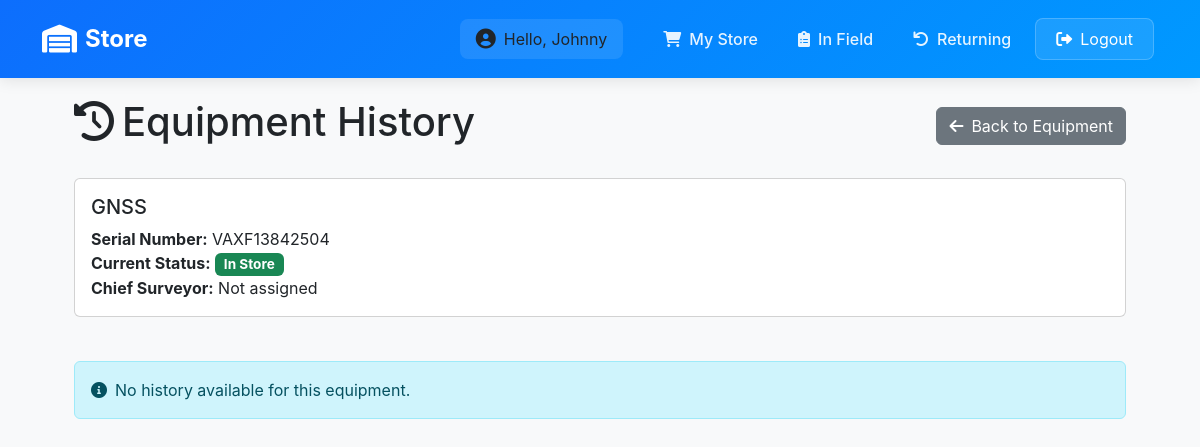
Before: /inventory/equipment/69/history/ (signed in) with the older database file.
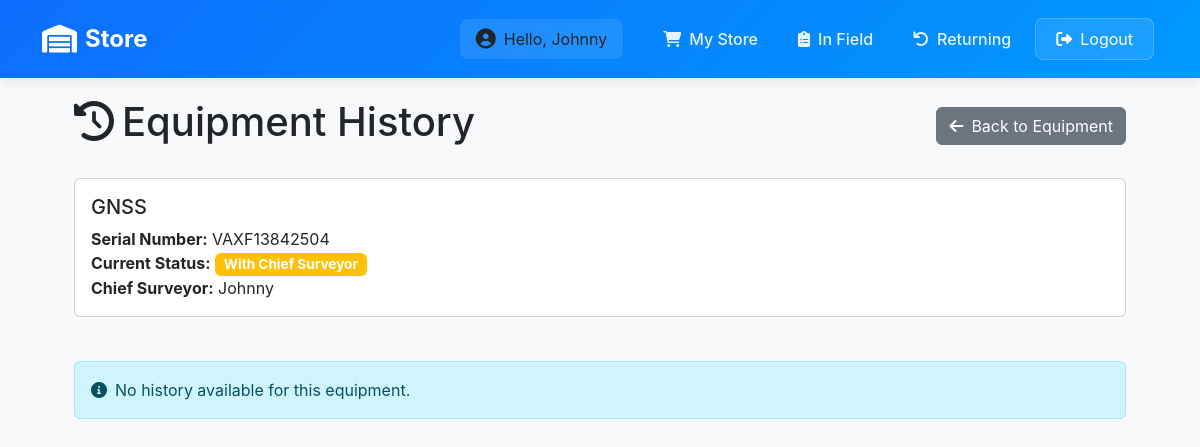
After: the same page with the newer database file.
### inventory/models.py (models this page shows, shortened)
class EquipmentsInSurvey(models.Model):
    name = models.CharField(max_length=100)
    date_of_receiving_from_supplier = models.DateField()
    supplier = models.CharField(max_length=20)
    base_serial = models.CharField(max_length=100)
    roover_serial = models.CharField(max_length=100)
    condition = models.CharField(max_length=10, choices=[("Good", "Good"), ("Bad", "Bad")], default="Good")
    data_logger_serial = models.CharField(max_length=100)
    radio_serial = models.CharField(max_length=100)
    chief_surveyor = models.ForeignKey(User, on_delete=models.CASCADE, null=True)
    surveyor_responsible = models.CharField(max_length=100, null=True)
    project = models.CharField(max_length=20)
    section = models.CharField(max_length=100, null=True, blank=True)
    date_receiving_from_department = models.DateField()
    status = models.CharField(choices=[('In Store', 'In Store'), ('In Field', 'In Field'), ('With Chief Surveyor', 'With Chief Surveyor'), ('Returning', 'Returning')], max_length=100, default='In Store')

### inventory/views.py (the view)
# urls.py: path('equipment/<int:id>/history/', views.equipment_history, name='equipment_history'),
@login_required
def equipment_history(request, id):
    equipment = get_object_or_404(EquipmentsInSurvey, id=id)
    history = equipment.history.all().order_by('-changed_at')
    return render(request, 'inventory/history/equipment_history.html', {
        'equipment': equipment,
        'history': history
    })

### inventory/context_processors.py (called while the page is built)
def is_admin(request):
    return {'is_admin': request.user.is_authenticated and request.user.is_superuser}

### inventory/templates/inventory/history/equipment_history.html (shortened to what this page needs)
{% extends 'base/base_dashboard.html' %}
{% load static %}
{% block content %}
<div class="container">
    <div class="history-container">
        <div class="d-flex justify-content-between align-items-center mb-4">
            <h1 class="page-title">
                <i class="fas fa-history me-2"></i>Equipment History
            </h1>
            <a href="{% url 'equipment_detail' equipment.id %}" class="btn btn-secondary">
                <i class="fas fa-arrow-left me-2"></i>Back to Equipment
            </a>
        </div>
        <div class="equipment-info mb-4">
            <div class="card">
                <div class="card-body">
                    <h5 class="card-title">{{ equipment.name }}</h5>
                    <p class="card-text">
                        <strong>Serial Number:</strong> {{ equipment.base_serial }}<br>
                        <strong>Current Status:</strong>
                        <span class="badge {% if equipment.status == 'In Store' %}bg-success{% elif equipment.status == 'In Field' %}bg-primary{% else %}bg-warning{% endif %}">
                            {{ equipment.status }}
                        </span><br>
                        <strong>Chief Surveyor:</strong> {{ equipment.chief_surveyor|default:"Not assigned" }}
                    </p>
                </div>
            </div>
        </div>
        <div class="history-timeline">
            {% if history %}
                {% for entry in history %}
                <div class="timeline-item">
                    <div class="timeline-marker">
                        <i class="fas fa-circle"></i>
                    </div>
                    <div class="timeline-content">
                        <div class="timeline-header">
                            <span class="timeline-date">{{ entry.changed_at|date:"Y-m-d H:i" }}</span>
                            <span class="badge bg-info">{{ entry.get_action_display }}</span>
                        </div>
                        <div class="timeline-body">
                            {% if entry.previous_status != entry.new_status %}
                                <p>
                                    <strong>Status Changed:</strong>
                                    <span class="badge bg-secondary">{{ entry.previous_status }}</span>
                                    <i class="fas fa-arrow-right mx-2"></i>
                                    <span class="badge {% if entry.new_status == 'In Store' %}bg-success{% elif entry.new_status == 'In Field' %}bg-primary{% else %}bg-warning{% endif %}">
                                        {{ entry.new_status }}
                                    </span>
                                </p>
                            {% endif %}
                            {% if entry.previous_chief_surveyor != entry.new_chief_surveyor %}
                                <p>
                                    <strong>Chief Surveyor Changed:</strong>
                                    {{ entry.previous_chief_surveyor|default:"Not assigned" }}
                                    <i class="fas fa-arrow-right mx-2"></i>
                                    {{ entry.new_chief_surveyor|default:"Not assigned" }}
                                </p>
                            {% endif %}
                            {% if entry.comment %}
                                <p class="mt-2">
                                    <strong>Comment:</strong> {{ entry.comment }}
                                </p>
                            {% endif %}
                            <p class="text-muted mt-2">
                                <small>Changed by: {{ entry.changed_by }}</small>
                            </p>
                        </div>
                    </div>
                </div>
                {% endfor %}
            {% else %}
                <div class="alert alert-info">
                    <i class="fas fa-info-circle me-2"></i>No history available for this equipment.
                </div>
            {% endif %}
        </div>
    </div>
</div>
{% endblock %}

Changed rows visible on the page:
changed EquipmentsInSurvey "GNSS": status "In Store" → "With Chief Surveyor"; chief_surveyor "Not assigned" → "Johnny"
